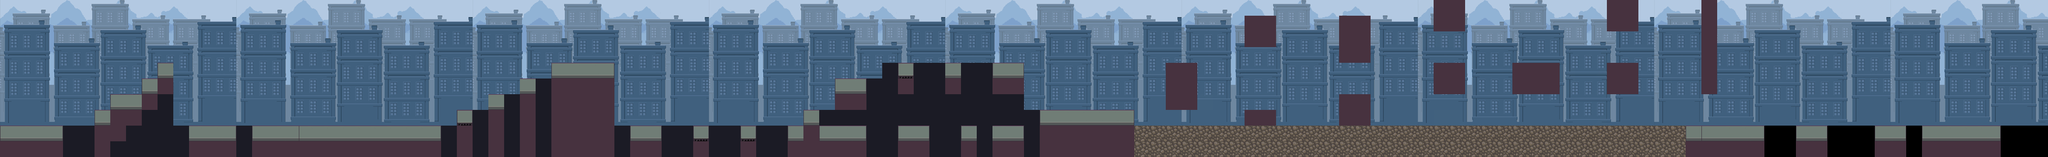

A level layout from a 2D game, rendered from its tile map. Below: a short description, then the map file with tile-grid data replaced by summaries:
An orthogonal 130x10 tile map with 32x32 px tiles, 2 tile layers (Background, Suelo), 1 hidden layer not drawn.

<map version="1.0" orientation="orthogonal" renderorder="right-down" width="130" height="10" tilewidth="32" tileheight="32" nextobjectid="1">
 <tileset firstgid="1" name="Lvl_0_Tileset" tilewidth="32" tileheight="32" tilecount="1088" columns="34">
  <image source="Lvl_0_Tileset.png" width="1096" height="1024" />
 </tileset>
 <layer name="Background" width="165" height="10">
  <data>[1650 cells, 1325 non-empty, 121 distinct tile ids]</data>
 </layer>
 <layer name="Suelo" width="165" height="10">
  <data>[1650 cells, 663 non-empty, 11 distinct tile ids]</data>
 </layer>
 <layer name="Collision" width="165" height="10" visible="0">
  <data>[1650 cells, 226 non-empty, 4 distinct tile ids]</data>
 </layer>
</map>